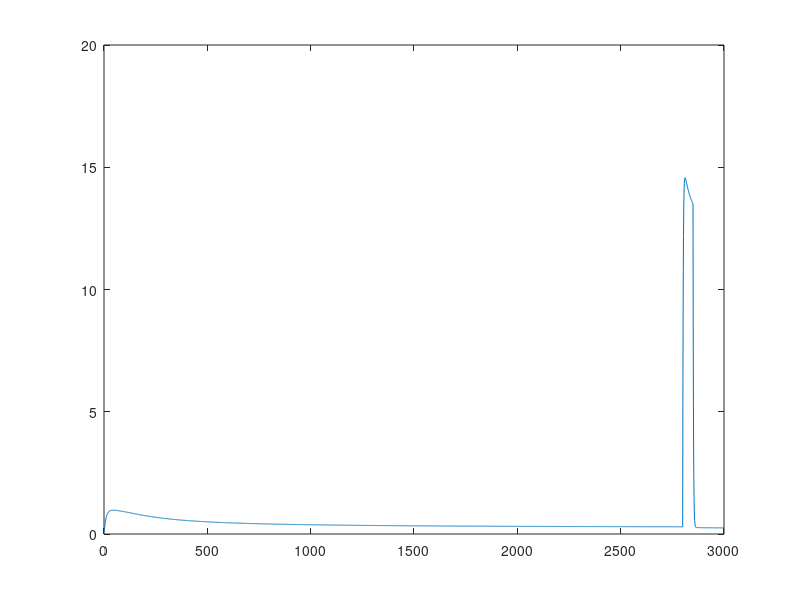
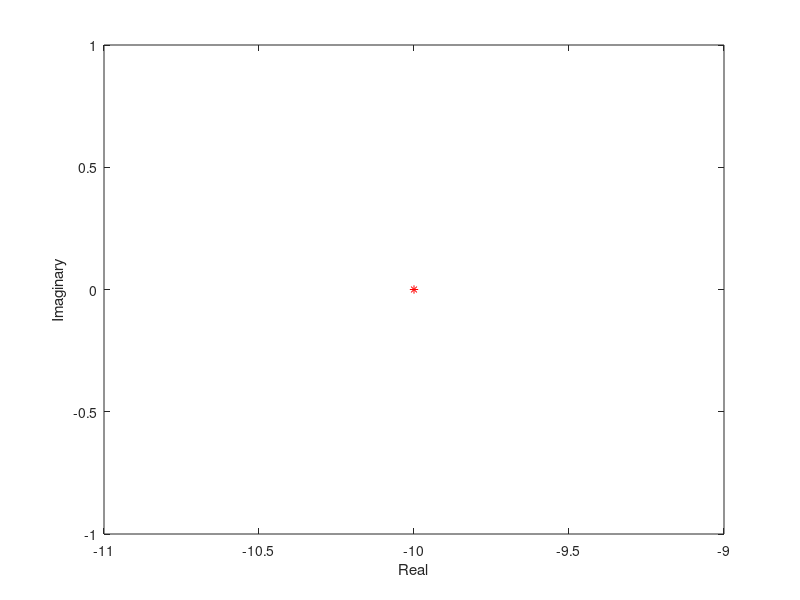

The MATLAB script that drew these images, in order:
T=3000;
dt=.001;
tau_D=0.2;
tau_F=1.5;
tau_m=.01;
U=.2;
We=-10;

In=1+[zeros(1,(T-200)),50*ones(1,50),zeros(1,150)];
X=zeros(3,T);
r=0; x=0; u=0;
for t=1:T
    r = r + dt/tau_m*(-r + We*x*u*r + In(t));
    x = x + dt*((1-x)/tau_D - u*x*r);
    u = u + dt*((U-u)/tau_F + U*(1-u)*r);

    X(:,t)=[r; x; u];
end

figure (1)
plot(X(1,:));



evalues = eig(We);    % Get the eigenvalues of J

   figure(2)
   plot(real(evalues),imag(evalues),'r*') %   Plot real and imaginary parts
   xlabel('Real')
   ylabel('Imaginary')

